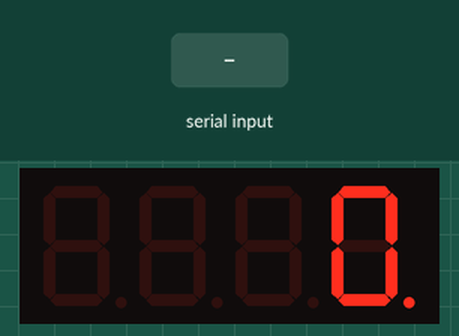
Simulated run of this program. Board: ESP32. On the bench: 4-digit seven-segment display. The inputs (shaded band) are chosen by the test bench.

Above: at 1.2 s.
1.3 s: "90,45\n" received over Serial
At 1.7 s:
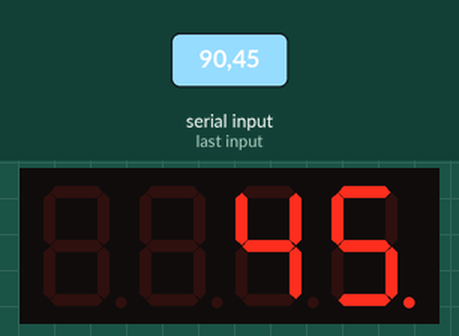
3.8 s: "30,150\n" received over Serial
At 4.6 s:
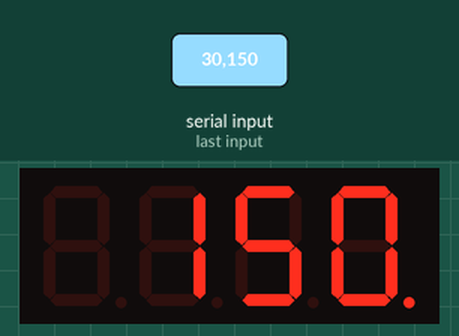
Timing chart, 0 to 6.8 s (numbered marks = the images above; inputs shaded):
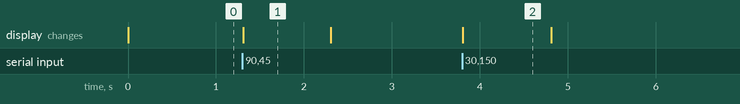

The program:

main.cpp
```cpp
/* ============================================================
 * PROJECT:     7-Segment, 4-Digit Display Demo
 * BOARD:       ESP32 DevKit (esp32dev)
 * AUTHOR:      Yunus Hassen
 * DATE:        2026-07-21
 *
 * DESCRIPTION:
 *  This project demonstrates how to use the SevSeg library to
 *  control a 4-digit 7-segment display with an ESP32. The display
 *  shows numbers entered via the serial monitor.
 *
 * WIRING (GPIO -> Component):
 *  Digits 1-4: 21, 19, 18, 17
 *  Segments A-G: 14, 13, 32, 33, 25, 26, 27, 28
 *
 * LIBRARIES:
 *  SevSeg
 *
 * NOTES:
 * Having 'disableDecPoint' set to 'true' is important if your
 * decimal point isn't connected, as it prevents the library from
 * trying to control a non-existent segment, casung an error.
 *
 * BUILD & RUN:
 *   pio run
 *   wokwi-cli .
 * ============================================================ */

#include <Arduino.h>
#include <SevSeg.h>

SevSeg sevseg;

volatile int displayValue = 0; // shared between tasks, must be volatile

void displayTask(void *pvParameters) {
  byte numDigits = 4;
  byte digitPins[] = {21, 19, 18, 17};
  byte segmentPins[] = {14, 13, 32, 33, 25, 26, 27, 28}; // A,B,C,D,E,F,G — no DP wired
  bool resistorsOnSegments = false; // 'false' means resistors are on digit pins
  byte hardwareConfig = COMMON_ANODE; // See README.md for options
  bool updateWithDelays = false; // Default 'false' is Recommended
  bool leadingZeros = false; // Use 'true' if you'd like to keep the leading zeros
  bool disableDecPoint = true; // Use 'true' if your decimal point doesn't exist or isn't connected

  sevseg.begin(hardwareConfig, numDigits, digitPins, segmentPins, resistorsOnSegments,
  updateWithDelays, leadingZeros, disableDecPoint);
  sevseg.setBrightness(90);

  for (;;) {
    sevseg.setNumber(displayValue, 0); // Display the current value
    sevseg.refreshDisplay(); // Must be called repeatedly
    vTaskDelay(10 / portTICK_PERIOD_MS); // Delay to allow other tasks to run
  }
}

void setup() {

  xTaskCreatePinnedToCore(
    displayTask,   // function
    "DisplayTask", // name
    4096,          // stack size (words)
    NULL,          // params
    1,             // priority
    NULL,          // task handle
    1              // core 1 (core 0 often runs WiFi/BT stack)
  );

  Serial.begin(9600);
}

void loop() {
  if (Serial.available()) {
    int input = Serial.parseInt();
    if (input >= 0 && input <= 9999) {
      displayValue = input;
    } else {
      Serial.println("Please enter a number between 0 and 9999.");
    }
  }
}
```

Measured:
- after the input at 1.3 s, the display: changes at once (image 1)
- after the input at 3.8 s, the display: changes at once (image 2)
- what the display in image 1 shows lasts 1.0 s, from 1.3 s to 2.3 s
